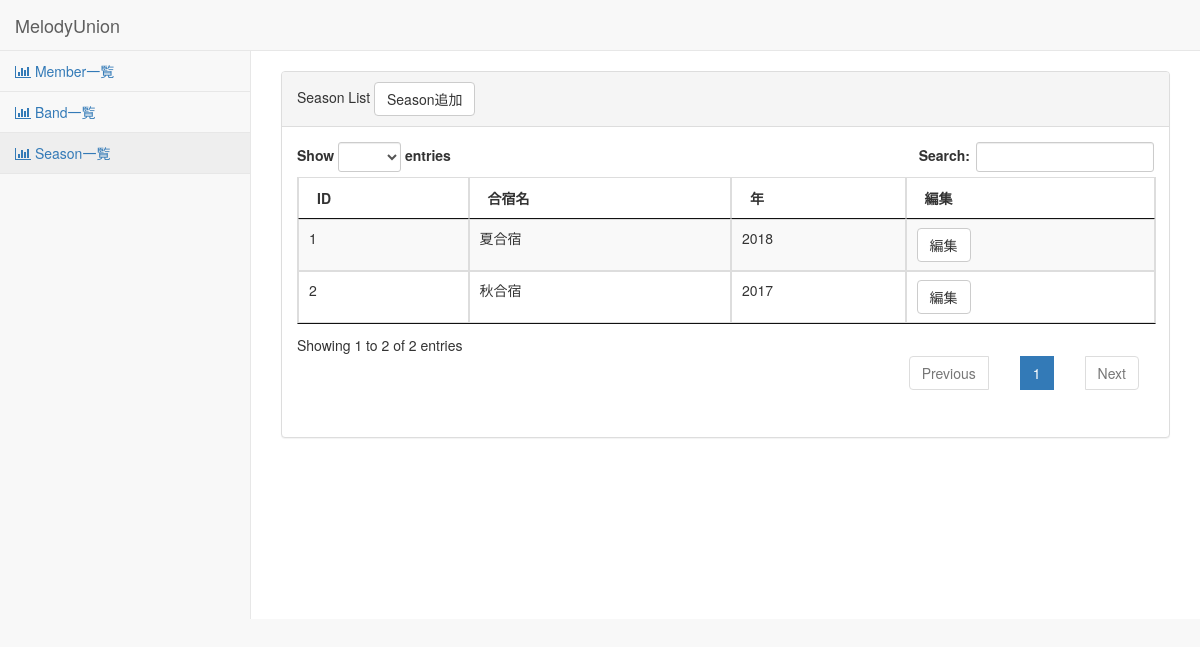
/season_list/, run on the app's committed database.
### bandlistmaker/models.py (models this page shows, shortened)
class Seasons(models.Model):
	name = models.CharField(max_length=50)
	year = models.CharField(max_length=4)

### bandlistmaker/views.py (the view)
# urls.py: path('season_list/', bandlistmaker_view.SeasonListView.as_view(),name="season_list"),
class SeasonListView(TemplateView):
	template_name = "season_list.html"
	def get(self, request, *args, **kwargs):
		context = super(SeasonListView, self).get_context_data(**kwargs)
		seasons = Seasons.objects.all()
		context['seasons'] = seasons
		return render(self.request, self.template_name, context)

### bandlistmaker/templates/season_list.html (shortened to what this page needs)
{% extends "base.html" %}
{% load staticfiles %}
      {% block body %}
      <div id="wrapper">
        <div id="page-wrapper">
          <div class="row">
            <div class="col-lg-6 full-width margin-top-20percent" >
              <div class="panel panel-default full-width">
                <div class="panel-heading">
                  Season List
				  <a class="btn btn-default" href="{% url 'seasons_models'%}" role="button">Season追加</a>
                </div>
                <div class="panel-body full-width full-height">
                  <table id="season-list-table" class="table table-striped table-bordered table-hover dataTable no-footer dtr-inline full-width">
                    <thead>
                      <tr>
                        <th>ID</th>
                        <th>合宿名</th>
						<th>年</th>
						<th>編集</th>
                      </tr>
                    </thead>
                    <tbody>
                    {% for season in seasons %}
                      <tr>
                        <td>{{season.id}}</td>
                        <td>{{season.name}}</td>
						<td>{{season.year}}</td>
						<td><a class="btn btn-default" href="{% url 'edit_season' season.pk %}">編集</a></td>
                      </tr>
                    {% endfor %}
                    </tbody>
                  </table>
                </div>
              </div>
            </div>
          </div>
        </div>
      </div>
      {% endblock %}

### static/manager/css/structure.css (style rules this page uses)
.full-height { height: 100%; }
.full-width { width: 100%; }
.margin-top-20percent { margin-top: 20px; }

### data on the page
Seasons: id "1", name "夏合宿", year "2018"
Seasons: id "2", name "秋合宿", year "2017"
